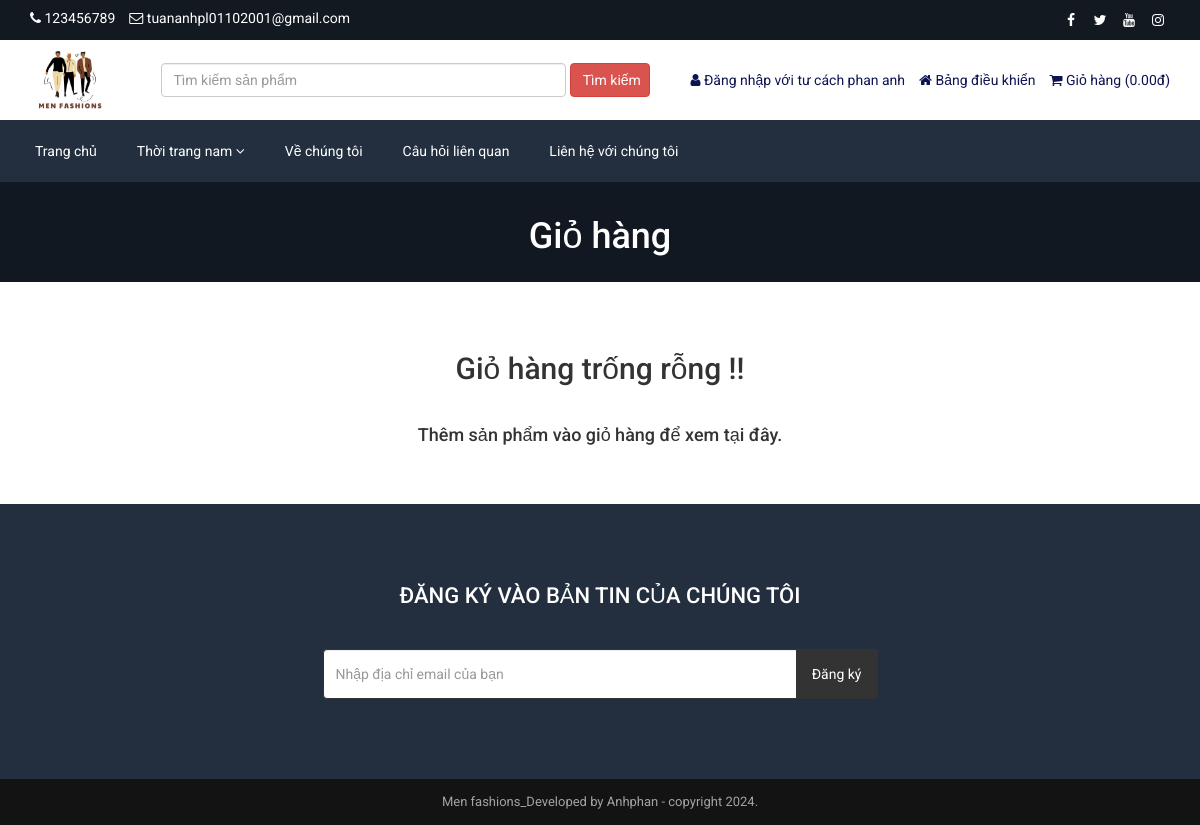
The page /cart.php (signed in) on the database its author committed.
### tables this page shows
CREATE TABLE `tbl_settings` (
  `id` int(11) NOT NULL,
  `logo` varchar(255) NOT NULL,
  `favicon` varchar(255) NOT NULL,
  `footer_about` mediumtext NOT NULL,
  `footer_copyright` mediumtext NOT NULL,
  `contact_address` mediumtext NOT NULL,
  `contact_email` varchar(255) NOT NULL,
  `contact_phone` varchar(255) NOT NULL,
  `contact_fax` varchar(255) NOT NULL,
  `contact_map_iframe` mediumtext NOT NULL,
  `receive_email` varchar(255) NOT NULL,
  `receive_email_subject` varchar(255) NOT NULL,
  `receive_email_thank_you_message` mediumtext NOT NULL,
  `forget_password_message` mediumtext NOT NULL,
  `total_recent_post_footer` int(10) NOT NULL,
  `total_popular_post_footer` int(10) NOT NULL,
  `total_recent_post_sidebar` int(11) NOT NULL,
  `total_popular_post_sidebar` int(11) NOT NULL,
  `total_featured_product_home` int(11) NOT NULL,
  `total_latest_product_home` int(11) NOT NULL,
  `total_popular_product_home` int(11) NOT NULL,
  `meta_title_home` mediumtext NOT NULL,
  `meta_keyword_home` mediumtext NOT NULL,
  `meta_description_home` mediumtext NOT NULL,
  `banner_login` varchar(255) NOT NULL,
  `banner_registration` varchar(255) NOT NULL,
  `banner_forget_password` varchar(255) NOT NULL,
  `banner_reset_password` varchar(255) NOT NULL,
  `banner_search` varchar(255) NOT NULL,
  `banner_cart` varchar(255) NOT NULL,
  `banner_checkout` varchar(255) NOT NULL,
  `banner_product_category` varchar(255) NOT NULL,
  `banner_blog` varchar(255) NOT NULL,
  `cta_title` varchar(255) NOT NULL,
  `cta_content` mediumtext NOT NULL,
  `cta_read_more_text` varchar(255) NOT NULL,
  `cta_read_more_url` varchar(255) NOT NULL,
  `cta_photo` varchar(255) NOT NULL,
  `featured_product_title` varchar(255) NOT NULL,
  `featured_product_subtitle` varchar(255) NOT NULL,
  `latest_product_title` varchar(255) NOT NULL,
  `latest_product_subtitle` varchar(255) NOT NULL,
  `popular_product_title` varchar(255) NOT NULL,
  `popular_product_subtitle` varchar(255) NOT NULL,
  `testimonial_title` varchar(255) NOT NULL,
  `testimonial_subtitle` varchar(255) NOT NULL,
  `testimonial_photo` varchar(255) NOT NULL,
  `blog_title` varchar(255) NOT NULL,
  `blog_subtitle` varchar(255) NOT NULL,
  `newsletter_text` mediumtext NOT NULL,
  `paypal_email` varchar(255) NOT NULL,
  `stripe_public_key` varchar(255) NOT NULL,
  `stripe_secret_key` varchar(255) NOT NULL,
  `bank_detail` mediumtext NOT NULL,
  `before_head` mediumtext NOT NULL,
  `after_body` mediumtext NOT NULL,
  `before_body` mediumtext NOT NULL,
  `home_service_on_off` int(11) NOT NULL,
  `home_welcome_on_off` int(11) NOT NULL,
  `home_featured_product_on_off` int(11) NOT NULL,
  `home_latest_product_on_off` int(11) NOT NULL,
  `home_popular_product_on_off` int(11) NOT NULL,
  `home_testimonial_on_off` int(11) NOT NULL,
  `home_blog_on_off` int(11) NOT NULL,
  `newsletter_on_off` int(11) NOT NULL,
  `ads_above_welcome_on_off` int(1) NOT NULL,
  `ads_above_featured_product_on_off` int(1) NOT NULL,
  `ads_above_latest_product_on_off` int(1) NOT NULL,
  `ads_above_popular_product_on_off` int(1) NOT NULL,
  `ads_above_testimonial_on_off` int(1) NOT NULL,
  `ads_category_sidebar_on_off` int(1) NOT NULL
);

CREATE TABLE `tbl_social` (
  `social_id` int(11) NOT NULL,
  `social_name` varchar(30) NOT NULL,
  `social_url` varchar(255) NOT NULL,
  `social_icon` varchar(30) NOT NULL
);

CREATE TABLE `tbl_top_category` (
  `tcat_id` int(11) NOT NULL,
  `tcat_name` varchar(255) NOT NULL,
  `show_on_menu` int(1) NOT NULL
);

CREATE TABLE `tbl_page` (
  `id` int(11) NOT NULL,
  `about_title` varchar(255) NOT NULL,
  `about_content` mediumtext NOT NULL,
  `about_banner` varchar(255) NOT NULL,
  `about_meta_title` varchar(255) NOT NULL,
  `about_meta_keyword` mediumtext NOT NULL,
  `about_meta_description` mediumtext NOT NULL,
  `faq_title` varchar(255) NOT NULL,
  `faq_banner` varchar(255) NOT NULL,
  `faq_meta_title` varchar(255) NOT NULL,
  `faq_meta_keyword` mediumtext NOT NULL,
  `faq_meta_description` mediumtext NOT NULL,
  `blog_title` varchar(255) NOT NULL,
  `blog_banner` varchar(255) NOT NULL,
  `blog_meta_title` varchar(255) NOT NULL,
  `blog_meta_keyword` mediumtext NOT NULL,
  `blog_meta_description` mediumtext NOT NULL,
  `contact_title` varchar(255) NOT NULL,
  `contact_banner` varchar(255) NOT NULL,
  `contact_meta_title` varchar(255) NOT NULL,
  `contact_meta_keyword` mediumtext NOT NULL,
  `contact_meta_description` mediumtext NOT NULL,
  `pgallery_title` varchar(255) NOT NULL,
  `pgallery_banner` varchar(255) NOT NULL,
  `pgallery_meta_title` varchar(255) NOT NULL,
  `pgallery_meta_keyword` mediumtext NOT NULL,
  `pgallery_meta_description` mediumtext NOT NULL,
  `vgallery_title` varchar(255) NOT NULL,
  `vgallery_banner` varchar(255) NOT NULL,
  `vgallery_meta_title` varchar(255) NOT NULL,
  `vgallery_meta_keyword` mediumtext NOT NULL,
  `vgallery_meta_description` mediumtext NOT NULL
);

### cart.php (the view, shortened to what this page needs)
<?php require_once('header.php'); ?>
<?php
$statement = $pdo->prepare("SELECT * FROM tbl_settings WHERE id=1");
$statement->execute();
$result = $statement->fetchAll(PDO::FETCH_ASSOC);
foreach ($result as $row) {
    $banner_cart = $row['banner_cart'];
}
?>
<div class="page-banner" style="background-image: url(assets/uploads/<?php echo $banner_cart; ?>)">
    <div class="overlay"></div>
    <div class="page-banner-inner">
        <h1><?php echo LANG_VALUE_18; ?></h1>
    </div>
</div>
<div class="page">
	<div class="container">
		<div class="row">
			<div class="col-md-12">
                <?php if(!isset($_SESSION['cart_p_id'])): ?>
                    <?php echo '<h2 class="text-center">Giỏ hàng trống rỗng !!</h2></br>'; ?>
                    <?php echo '<h4 class="text-center">Thêm sản phẩm vào giỏ hàng để xem tại đây. </h4>'; ?>
                <?php endif; ?>
			</div>
		</div>
	</div>
</div>
<?php require_once('footer.php'); ?>

### header.php (shortened to what this page needs)
<?php
include("admin/inc/config.php");
$statement = $pdo->prepare("SELECT * FROM tbl_settings WHERE id=1");
$statement->execute();
$result = $statement->fetchAll(PDO::FETCH_ASSOC);
foreach ($result as $row)
{
	$logo = $row['logo'];
	$contact_email = $row['contact_email'];
	$contact_phone = $row['contact_phone'];
}
?>
<!DOCTYPE html>
<html lang="en">
<head>
	<link rel="stylesheet" href="assets/css/bootstrap.min.css">
	<link rel="stylesheet" href="assets/css/font-awesome.min.css">
	<link rel="stylesheet" href="assets/css/owl.carousel.min.css">
	<link rel="stylesheet" href="assets/css/owl.theme.default.min.css">
	<link rel="stylesheet" href="assets/css/jquery.bxslider.min.css">
    <link rel="stylesheet" href="assets/css/magnific-popup.css">
    <link rel="stylesheet" href="assets/css/rating.css">
	<link rel="stylesheet" href="assets/css/spacing.css">
	<link rel="stylesheet" href="assets/css/bootstrap-touch-slider.css">
	<link rel="stylesheet" href="assets/css/animate.min.css">
	<link rel="stylesheet" href="assets/css/tree-menu.css">
	<link rel="stylesheet" href="assets/css/select2.min.css">
	<link rel="stylesheet" href="assets/css/main.css">
	<link rel="stylesheet" href="assets/css/style.css">
	<link rel="stylesheet" href="assets/css/responsive.css">
	<?php
	$statement = $pdo->prepare("SELECT * FROM tbl_page WHERE id=1");
	$statement->execute();
	$result = $statement->fetchAll(PDO::FETCH_ASSOC);
		?>
</head>
<body>
<div class="top">
	<div class="container">
		<div class="row">
			<div class="col-md-6 col-sm-6 col-xs-12">
				<div class="left">
					<ul>
						<li><i class="fa fa-phone"></i> <?php echo $contact_phone; ?></li>
						<li><i class="fa fa-envelope-o"></i> <?php echo $contact_email; ?></li>
					</ul>
				</div>
			</div>
			<div class="col-md-6 col-sm-6 col-xs-12">
				<div class="right">
					<ul>
						<?php
						$statement = $pdo->prepare("SELECT * FROM tbl_social");
						$statement->execute();
						$result = $statement->fetchAll(PDO::FETCH_ASSOC);
						foreach ($result as $row) {
							?>
							<?php if($row['social_url'] != ''): ?>
							<li><a href="<?php echo $row['social_url']; ?>"><i class="<?php echo $row['social_icon']; ?>"></i></a></li>
							<?php endif; ?>
							<?php
						}
						?>
					</ul>
				</div>
			</div>
		</div>
	</div>
</div>
<div class="header">
	<div class="container">
		<div class="row inner">
			<div class="col-md-3 logo" style="width: 10%;>
				<a href="index.php"><img src="assets/uploads/<?php echo $logo; ?>" alt="logo image"></a>
			</div>
			<div class="col-md-4 search-area" style="width: 45%;">
				<form class="navbar-form navbar-left" role="search" action="search-result.php" method="get">
					<div class="form-group">
						<input type="text" class="form-control search-top" placeholder="<?php echo LANG_VALUE_2; ?>" name="search_text">
					</div>
					<button type="submit" class="btn btn-danger"><?php echo LANG_VALUE_3; ?></button>
				</form>
			</div>
			<div class="col-md-5 right" style="width: 45%;">
				<ul>
					<?php
					if(isset($_SESSION['customer'])) {
						?>
						<li><i class="fa fa-user"></i> <?php echo LANG_VALUE_13; ?> <?php echo $_SESSION['customer']['cust_name']; ?></li>
						<li><a href="dashboard.php"><i class="fa fa-home"></i> <?php echo LANG_VALUE_89; ?></a></li>
						<?php
					} else {
						?>
						<li><a href="login.php"><i class="fa fa-sign-in"></i> <?php echo LANG_VALUE_9; ?></a></li>
						<li><a href="registration.php"><i class="fa fa-user-plus"></i> <?php echo LANG_VALUE_15; ?></a></li>
						<?php
					}
					?>
					<li><a href="cart.php"><i class="fa fa-shopping-cart"></i> <?php echo LANG_VALUE_18; ?>
					(<?php
					if(isset($_SESSION['cart_p_id'])) {
						$table_total_price = 0;
						$i=0;
	                    foreach($_SESSION['cart_p_qty'] as $key => $value)
	                    {
	                        $i++;
	                        $arr_cart_p_qty[$i] = $value;
	                    }                    $i=0;
	                    foreach($_SESSION['cart_p_current_price'] as $key => $value)
	                    {
	                        $i++;
	                        $arr_cart_p_current_price[$i] = $value;
	                    }
	                    for($i=1;$i<=count($arr_cart_p_qty);$i++) {
	                    	$row_total_price = $arr_cart_p_current_price[$i]*$arr_cart_p_qty[$i];
	                        $table_total_price = $table_total_price + $row_total_price;
	                    }
						echo number_format($table_total_price, '3', '.','');
					} else {
						echo '0.00';
					}
					?><?php echo LANG_VALUE_1; ?>)</a></li>
				</ul>
			</div>
		</div>
	</div>
</div>
<div class="nav">
	<div class="container">
		<div class="row">
			<div class="col-md-12 pl_0 pr_0">
				<div class="menu-container">
					<div class="menu">
						<ul>
							<li><a href="index.php">Trang chủ</a></li>
							<?php
							$statement = $pdo->prepare("SELECT * FROM tbl_top_category WHERE show_on_menu=1");
							$statement->execute();
							$result = $statement->fetchAll(PDO::FETCH_ASSOC);
							foreach ($result as $row) {
								?>
									<li><a href="product-category.php?id=<?php echo $row['tcat_id']; ?>&type=top-category"><?php echo $row['tcat_name']; ?> <i class="fa fa-angle-down" aria-hidden="true"></i></a>
								</li>
								<?php
							}
							?>
							<?php
							$statement = $pdo->prepare("SELECT * FROM tbl_page WHERE id=1");
							$statement->execute();
							$result = $statement->fetchAll(PDO::FETCH_ASSOC);
							foreach ($result as $row) {
								$about_title = $row['about_title'];
								$faq_title = $row['faq_title'];
								$contact_title = $row['contact_title'];
							}
							?>
							<li><a href="about.php"><?php echo $about_title; ?></a></li>
							<li><a href="faq.php"><?php echo $faq_title; ?></a></li>
							<li><a href="contact.php"><?php echo $contact_title; ?></a></li>
						</ul>
					</div>
				</div>
			</div>
		</div>
	</div>
</div>

### footer.php (shortened to what this page needs)
<?php
$statement = $pdo->prepare("SELECT * FROM tbl_settings WHERE id=1");
$statement->execute();
$result = $statement->fetchAll(PDO::FETCH_ASSOC);
foreach ($result as $row)
{
	$footer_copyright = $row['footer_copyright'];
    $newsletter_on_off = $row['newsletter_on_off'];
}
?>
<?php if($newsletter_on_off == 1): ?>
<section class="home-newsletter">
	<div class="container">
		<div class="row">
			<div class="col-md-6 col-md-offset-3">
				<div class="single">
				<form action="" method="post">
					<h2><?php echo LANG_VALUE_93; ?></h2>
					<div class="input-group">
			        	<input type="email" class="form-control" placeholder="<?php echo LANG_VALUE_95; ?>" name="email_subscribe">
			         	<span class="input-group-btn">
			         	<button class="btn btn-theme" type="submit" name="form_subscribe"><?php echo LANG_VALUE_92; ?></button>
			         	</span>
			        </div>
				</div>
			</div>
		</div>
	</div>
</section>
<?php endif; ?>
<div class="footer-bottom">
	<div class="container">
		<div class="row">
			<div class="col-md-12 copyright">
				<?php echo $footer_copyright; ?>
			</div>
		</div>
	</div>
</div>
</body>
</html>

### rows shown on the page
tbl_settings: contact_phone "123456789", contact_email "tuananhpl01102001@gmail.com", logo (picture), banner_cart (picture), footer_copyright "Men fashions_Developed by Anhphan - copyright 2024."
tbl_top_category: tcat_name "Thời trang nam"
tbl_page: about_title "Về chúng tôi", faq_title "Câu hỏi liên quan", contact_title "Liên hệ với chúng tôi"

### other values the page prints
LANG_VALUE_3 "Tìm kiếm"
LANG_VALUE_13 "Đăng nhập với tư cách"
$_SESSION['customer']['cust_name'] "phan anh"
LANG_VALUE_89 "Bảng điều khiển"
LANG_VALUE_18 "Giỏ hàng"
LANG_VALUE_1 "đ"
LANG_VALUE_93 "ĐĂNG KÝ VÀO BẢN TIN CỦA CHÚNG TÔI"
LANG_VALUE_92 "Đăng ký"
